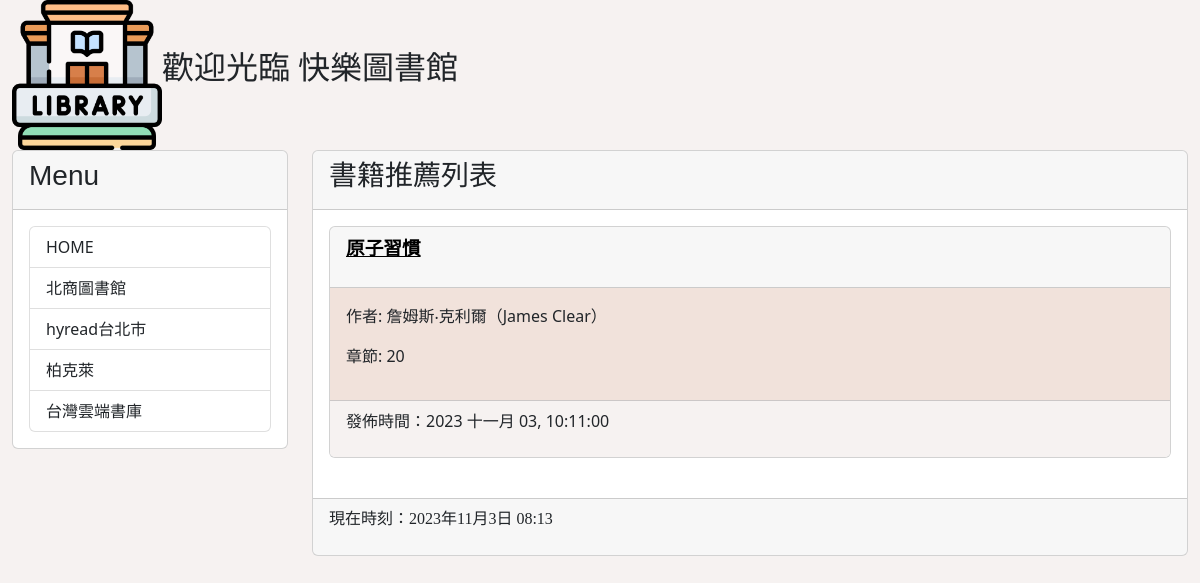
Before: / with the older database file.
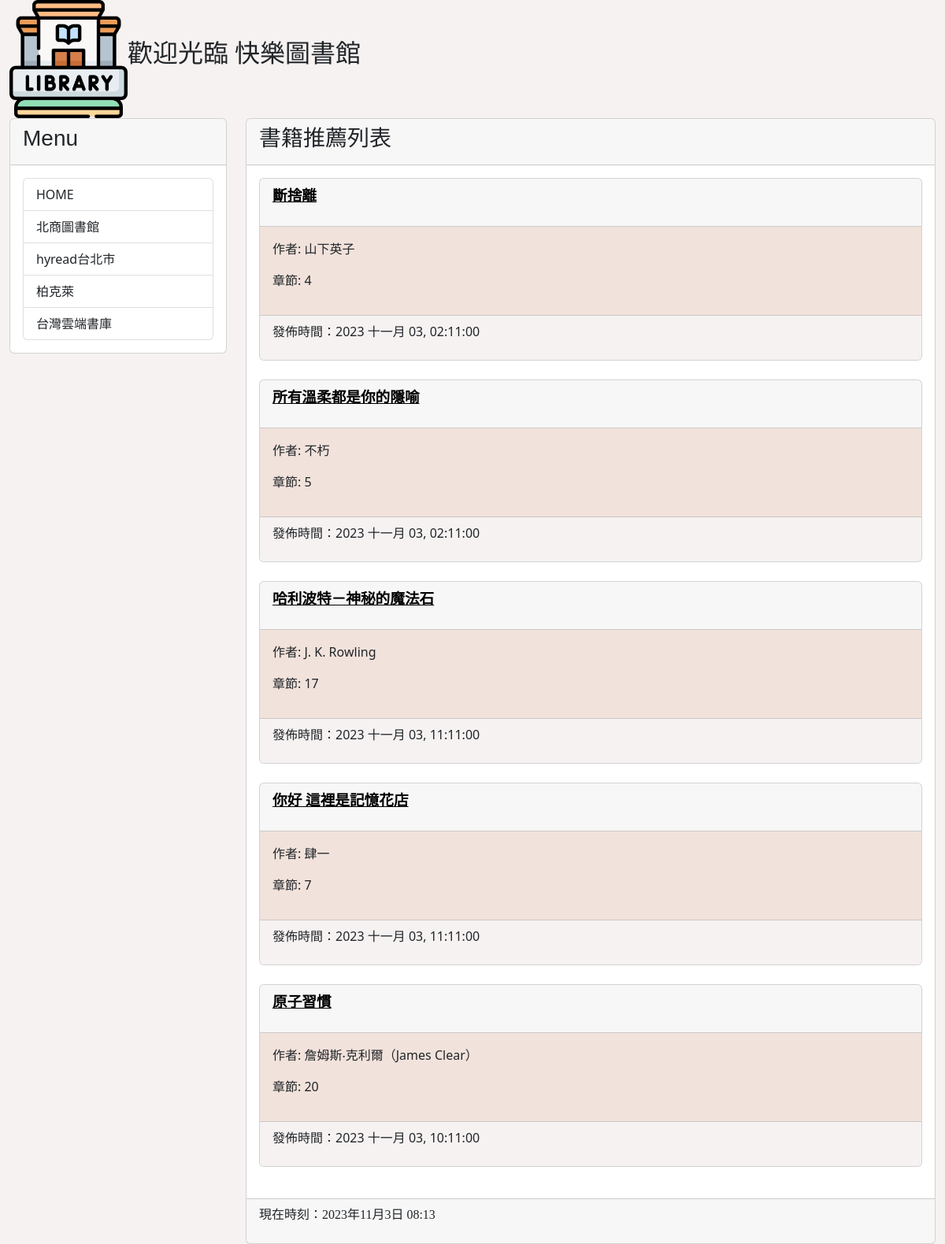
After: the same page with the newer database file.
### mysite/models.py (models this page shows, shortened)
class Book(models.Model):
    title = models.CharField(max_length=200)
    slug = models.CharField(max_length=200,null=True)
    author=models.CharField(max_length=50)
    chapter = models.TextField()
    pub_date = models.DateTimeField()
    content = models.TextField()
    class Meta:
        ordering = ('-pub_date',)

### mysite/views.py (the view)
# urls.py: path('', homepage),
def homepage(request):
    books = Book.objects.all()
    now = datetime.now()
    return render(request,'index.html',locals())

### templates/index.html (shortened to what this page needs)
{% extends 'base.html' %}
{% block headmessage %}
    <h3 style='font-family:標楷體;'>書籍推薦列表</a>
{% endblock %}
{% block content %}
{% for book in books %}
<div class='card'>
    <div class='card-header'>
        <p style='font-family:標楷體;font-size:14pt;font-weight:bold;'>
            <a href='/book/{{book.slug}}'style="color:black;">{{ book.title }}</a>
        </p>
    </div>
    <div class='card-body' style='background-color:#F1E2DB'>
        <p>作者: {{book.author }}</p>
        <p>章節: {{book.chapter | truncatechars:100 }}</p>
    </div>
    <div class='card-footer'  style='background-color:#F6F2F1'>
        <p>
            發佈時間：{{ book.pub_date | date:"Y M d, h:m:s"}}
        </p>
    </div>
</div>
<br>
{% endfor %}
{% endblock %}

### templates/base.html (shortened to what this page needs)
<!DOCTYPE>
<html>
    <head>
        <link href="https://cdn.jsdelivr.net/npm/bootstrap@5.2.2/dist/css/bootstrap.min.css" rel="stylesheet">
    </head>
    <body style="background-color: #F6F2F1;">
        <div class="container-fluid">
            {% include 'header.html' %}
            <div class="row">
                <div class="col-sm-3 col-md-3">
                    <div class="card">
                        <div class="card-header">
                            <h3 style="font-family:Arial;">Menu</h3>
                        </div>
                        <div class="card-body">
                            <div class='list-group'>
                                <a href='/' class='list-group-item'>HOME</a>
                                <a href='https://library.ntub.edu.tw/wSite/mp' class='list-group-item'>北商圖書館</a>
                                <a href='https://tpml.ebook.hyread.com.tw/' class='list-group-item'>hyread台北市</a>
                                <a href='https://www.books.com.tw/web/ebook' class='list-group-item'>柏克萊</a>
                                <a href='https://www.ebookservice.tw/' class='list-group-item'>台灣雲端書庫</a>
                            </div>
                        </div>
                    </div>
                </div>
                <div class="col-sm-9 col-md-9">
                    <div class="card">
                        <div class="card-header">
                            {% block headmessage %}
                            {% endblock %}
                        </div>
                        <div class="card-body">
                            {% block content %} {% endblock %}
                        </div>
                        <div class="card-footer">
                            {% include 'footer.html' %}
                        </div>
                    </div>
                </div>
            </div>
    </body>
    </html>
</html>

### templates/header.html (shortened to what this page needs)
{% load static %}
<div class='well'>
    <img src="{% static "image/library.png" %}" width="150" height="150"><h style="font-family:標楷體;font-size: xx-large;">歡迎光臨 快樂圖書館</h>
</div>

### templates/footer.html
{% block footer %}
    {% if now %}
    <p style='font-family:微軟正黑體;'>現在時刻：{{ now }}</p>
    {% else %}
    <p style='font-family:微軟正黑體;'>更多書籍資訊請至網路上搜索</p>
    {% endif %}
{% endblock %}

Changed rows visible on the page:
added Book: title "斷捨離", author "山下英子", chapter "4", pub_date "2023 十一月 03, 02:11:00"
added Book: title "所有溫柔都是你的隱喻", author "不朽", chapter "5", pub_date "2023 十一月 03, 02:11:00"
added Book: title "哈利波特－神秘的魔法石", author "J. K. Rowling", chapter "17", pub_date "2023 十一月 03, 11:11:00"
added Book: title "你好 這裡是記憶花店", author "肆一", chapter "7", pub_date "2023 十一月 03, 11:11:00"
